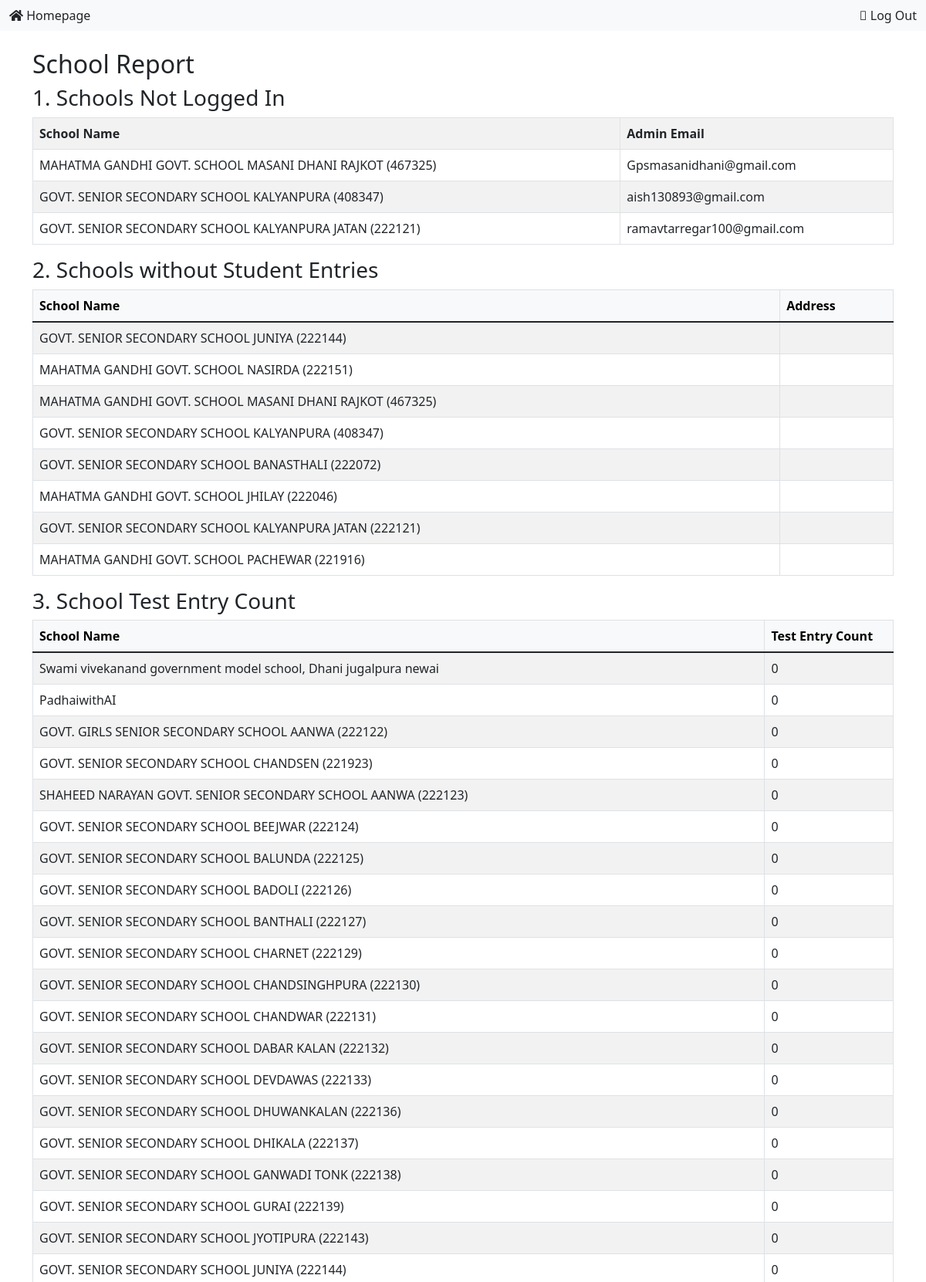
/school/report/ (signed in, upper part), run on the app's committed database.
### school_app/models.py (models this page shows, shortened)
class School(models.Model):
    name = models.CharField(max_length=100)
    admin = models.OneToOneField(CustomUser, on_delete=models.CASCADE, related_name='administered_school')
    created_by = models.ForeignKey(CustomUser, on_delete=models.CASCADE, related_name='created_schools', null=True)
    created_at = models.DateTimeField(auto_now_add=True)

### school_app/views.py (the view)
# urls.py: path('school/report/', views.school_report, name='school_report'),
@login_required
def school_report(request):
    schools_without_students = School.objects.annotate(student_count=Count('student')).filter(student_count=0)
    inactive_schools = CustomUser.objects.filter(
        last_login__isnull=True
    )
    inactive_schools = School.objects.filter(
        admin__last_login__isnull=True
    ).values('name', 'admin__email')
    schools_with_test_counts = School.objects.annotate(test_count=Count('student__marks__test')).order_by('-test_count')
    schools_without_tests = School.objects.annotate(test_count=Count('student__marks__test')).filter(test_count=0)
    schools_with_student_counts = School.objects.annotate(student_count=Count('student')).order_by('-student_count')
    context = {
        'schools_without_students': schools_without_students,
        'inactive_schools': inactive_schools,
        'schools_with_test_counts': schools_with_test_counts,
        'schools_without_tests': schools_without_tests,
        'schools_with_student_counts': schools_with_student_counts,
    }
    return render(request, 'school_report.html', context)

### school_app/templates/school_report.html (shortened to what this page needs)
{% extends 'school_app/base.html' %}
{% block content %}
    <h2 class="mt-4">School Report</h2>
     <section>
        <h3>1. Schools Not Logged In</h3>
        <table class="table table-bordered table-striped">
              <tr>
                <th>School Name</th>
                <th>Admin Email</th>
              </tr>
              {% for school in inactive_schools %}
                <tr>
                  <td>{{ school.name }}</td>
                  <td>{{ school.admin__email }}</td>
                </tr>
              {% empty %}
                <tr>
                  <td colspan="2">No inactive schools found.</td>
                </tr>
              {% endfor %}
            </table>
    </section>
    <section>
        <h3>2. Schools without Student Entries</h3>
        <table class="table table-bordered table-striped">
            <thead class="table-light">
                <tr>
                    <th>School Name</th>
                    <th>Address</th>
                </tr>
            </thead>
            <tbody>
                {% for school in schools_without_students %}
                    <tr>
                        <td>{{ school.name }}</td>
                        <td>{{ school.address }}</td>
                    </tr>
                {% empty %}
                    <tr>
                        <td colspan="2">All schools have student entries.</td>
                    </tr>
                {% endfor %}
            </tbody>
        </table>
    </section>
    <section>
        <h3>3. School Test Entry Count</h3>
        <table class="table table-bordered table-striped">
            <thead class="table-light">
                <tr>
                    <th>School Name</th>
                    <th>Test Entry Count</th>
                </tr>
            </thead>
            <tbody>
                {% for school in schools_with_test_counts %}
                    <tr>
                        <td>{{ school.name }}</td>
                        <td>{{ school.test_count }}</td>
                    </tr>
                {% empty %}
                    <tr>
                        <td colspan="2">No test entries available.</td>
                    </tr>
                {% endfor %}
            </tbody>
        </table>
    </section>
{% endblock %}

### data on the page
School: name "GOVT. SENIOR SECONDARY SCHOOL JUNIYA (222144)", test_count "0"
School: name "MAHATMA GANDHI GOVT. SCHOOL NASIRDA (222151)"
School: name "MAHATMA GANDHI GOVT. SCHOOL MASANI DHANI RAJKOT (467325)"
School: name "GOVT. SENIOR SECONDARY SCHOOL KALYANPURA (408347)"
School: name "GOVT. SENIOR SECONDARY SCHOOL BANASTHALI (222072)"
School: name "MAHATMA GANDHI GOVT. SCHOOL JHILAY (222046)"
School: name "GOVT. SENIOR SECONDARY SCHOOL KALYANPURA JATAN (222121)"
School: name "MAHATMA GANDHI GOVT. SCHOOL PACHEWAR (221916)"
School: name "Swami vivekanand government model school, Dhani jugalpura newai", test_count "0"
School: name "PadhaiwithAI", test_count "0"
School: name "GOVT. GIRLS SENIOR SECONDARY SCHOOL AANWA (222122)", test_count "0"
School: name "GOVT. SENIOR SECONDARY SCHOOL CHANDSEN (221923)", test_count "0"
School: name "SHAHEED NARAYAN GOVT. SENIOR SECONDARY SCHOOL AANWA (222123)", test_count "0"
School: name "GOVT. SENIOR SECONDARY SCHOOL BEEJWAR (222124)", test_count "0"
School: name "GOVT. SENIOR SECONDARY SCHOOL BALUNDA (222125)", test_count "0"
School: name "GOVT. SENIOR SECONDARY SCHOOL BADOLI (222126)", test_count "0"
School: name "GOVT. SENIOR SECONDARY SCHOOL BANTHALI (222127)", test_count "0"
School: name "GOVT. SENIOR SECONDARY SCHOOL CHARNET (222129)", test_count "0"
School: name "GOVT. SENIOR SECONDARY SCHOOL CHANDSINGHPURA (222130)", test_count "0"
School: name "GOVT. SENIOR SECONDARY SCHOOL CHANDWAR (222131)", test_count "0"
School: name "GOVT. SENIOR SECONDARY SCHOOL DABAR KALAN (222132)", test_count "0"
School: name "GOVT. SENIOR SECONDARY SCHOOL DEVDAWAS (222133)", test_count "0"
School: name "GOVT. SENIOR SECONDARY SCHOOL DHUWANKALAN (222136)", test_count "0"
School: name "GOVT. SENIOR SECONDARY SCHOOL DHIKALA (222137)", test_count "0"
School: name "GOVT. SENIOR SECONDARY SCHOOL GANWADI TONK (222138)", test_count "0"
School: name "GOVT. SENIOR SECONDARY SCHOOL GURAI (222139)", test_count "0"
School: name "GOVT. SENIOR SECONDARY SCHOOL JYOTIPURA (222143)", test_count "0"

### other printed values
{{ school.name }} "MAHATMA GANDHI GOVT. SCHOOL MASANI DHANI RAJKOT (467325)" "GOVT. SENIOR SECONDARY SCHOOL KALYANPURA (408347)" "GOVT. SENIOR SECONDARY SCHOOL KALYANPURA JATAN (222121)"
{{ school.admin__email }} "Gpsmasanidhani@gmail.com" "aish130893@gmail.com" "ramavtarregar100@gmail.com"
